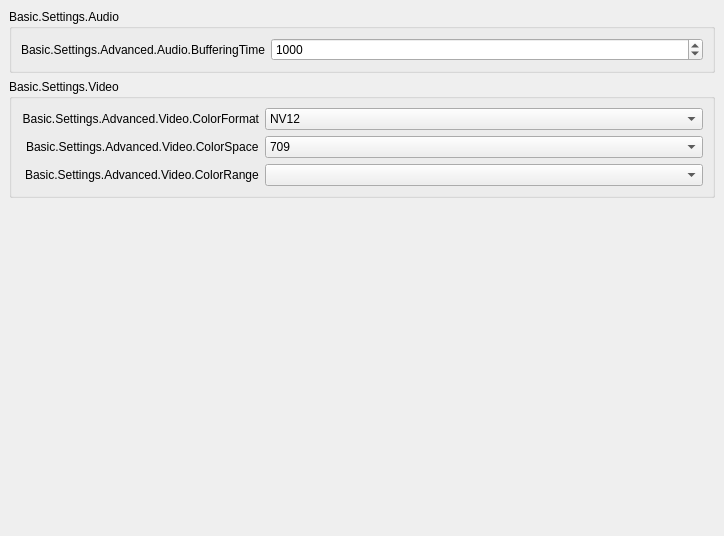
           <widget class="QWidget" name="scrollAreaWidgetContents">
            <property name="geometry">
             <rect>
              <x>0</x>
              <y>0</y>
              <width>724</width>
              <height>536</height>
             </rect>
            </property>
            <layout class="QVBoxLayout" name="verticalLayout_16">
             <property name="leftMargin">
              <number>0</number>
             </property>
             <property name="topMargin">
              <number>0</number>
             </property>
             <property name="rightMargin">
              <number>0</number>
             </property>
             <property name="bottomMargin">
              <number>9</number>
             </property>
             <item alignment="Qt::AlignTop">
              <widget class="QWidget" name="widget_11" native="true">
               <layout class="QVBoxLayout" name="verticalLayout_17">
                <item>
                 <widget class="QGroupBox" name="groupBox_6">
                  <property name="title">
                   <string>Basic.Settings.Audio</string>
                  </property>
                  <layout class="QFormLayout" name="formLayout_17">
                   <property name="fieldGrowthPolicy">
                    <enum>QFormLayout::AllNonFixedFieldsGrow</enum>
                   </property>
                   <property name="labelAlignment">
                    <set>Qt::AlignRight|Qt::AlignTrailing|Qt::AlignVCenter</set>
                   </property>
                   <item row="0" column="0">
                    <widget class="QLabel" name="label_35">
                     <property name="minimumSize">
                      <size>
                       <width>0</width>
                       <height>0</height>
                      </size>
                     </property>
                     <property name="text">
                      <string>Basic.Settings.Advanced.Audio.BufferingTime</string>
                     </property>
                     <property name="alignment">
                      <set>Qt::AlignRight|Qt::AlignTrailing|Qt::AlignVCenter</set>
                     </property>
                    </widget>
                   </item>
                   <item row="0" column="1">
                    <widget class="QSpinBox" name="audioBufferingTime">
                     <property name="minimum">
                      <number>100</number>
                     </property>
                     <property name="maximum">
                      <number>10000</number>
                     </property>
                     <property name="value">
                      <number>1000</number>
                     </property>
                    </widget>
                   </item>
                  </layout>
                 </widget>
                </item>
                <item>
                 <widget class="QGroupBox" name="advancedVideoContainer">
                  <property name="title">
                   <string>Basic.Settings.Video</string>
                  </property>
                  <layout class="QFormLayout" name="formLayout_14">
                   <property name="fieldGrowthPolicy">
                    <enum>QFormLayout::AllNonFixedFieldsGrow</enum>
                   </property>
                   <property name="labelAlignment">
                    <set>Qt::AlignRight|Qt::AlignTrailing|Qt::AlignVCenter</set>
                   </property>
                   <item row="0" column="0">
                    <widget class="QLabel" name="label_30">
                     <property name="minimumSize">
                      <size>
                       <width>0</width>
                       <height>0</height>
                      </size>
                     </property>
                     <property name="text">
                      <string>Basic.Settings.Advanced.Video.ColorFormat</string>
                     </property>
                     <property name="alignment">
                      <set>Qt::AlignRight|Qt::AlignTrailing|Qt::AlignVCenter</set>
                     </property>
                    </widget>
                   </item>
                   <item row="0" column="1">
                    <widget class="QComboBox" name="colorFormat">
                     <item>
                      <property name="text">
                       <string notr="true">NV12</string>
                      </property>
                     </item>
                     <item>
                      <property name="text">
                       <string notr="true">I420</string>
                      </property>
                     </item>
                     <item>
                      <property name="text">
                       <string>I444</string>
                      </property>
                     </item>
                     <item>
                      <property name="text">
                       <string notr="true">RGB</string>
                      </property>
                     </item>
                    </widget>
                   </item>
                   <item row="2" column="0">
                    <widget class="QLabel" name="label_34">
                     <property name="text">
                      <string>Basic.Settings.Advanced.Video.ColorRange</string>
                     </property>
                    </widget>
                   </item>
                   <item row="2" column="1">
                    <widget class="QComboBox" name="colorRange"/>
                   </item>
                   <item row="1" column="0">
                    <widget class="QLabel" name="label_33">
                     <property name="text">
                      <string>Basic.Settings.Advanced.Video.ColorSpace</string>
                     </property>
                    </widget>
                   </item>
                   <item row="1" column="1">
                    <widget class="QComboBox" name="colorSpace">
                     <item>
                      <property name="text">
                       <string notr="true">709</string>
                      </property>
                     </item>
                     <item>
                      <property name="text">
                       <string notr="true">601</string>
                      </property>
                     </item>
                    </widget>
                   </item>
                  </layout>
                 </widget>
                </item>
                <item>
                 <widget class="QLabel" name="advancedMsg">
                  <property name="styleSheet">
                   <string notr="true">color: rgb(255, 0, 4);</string>
                  </property>
                  <property name="text">
                   <string notr="true"/>
                  </property>
                  <property name="wordWrap">
                   <bool>true</bool>
                  </property>
                 </widget>
                </item>
                <item>
                 <widget class="QLabel" name="advancedMsg2">
                  <property name="styleSheet">
                   <string notr="true">color: rgb(255, 0, 4);</string>
                  </property>
                  <property name="text">
                   <string notr="true"/>
                  </property>
                  <property name="wordWrap">
                   <bool>true</bool>
                  </property>
                 </widget>
                </item>
               </layout>
              </widget>
             </item>
            </layout>
           </widget>
